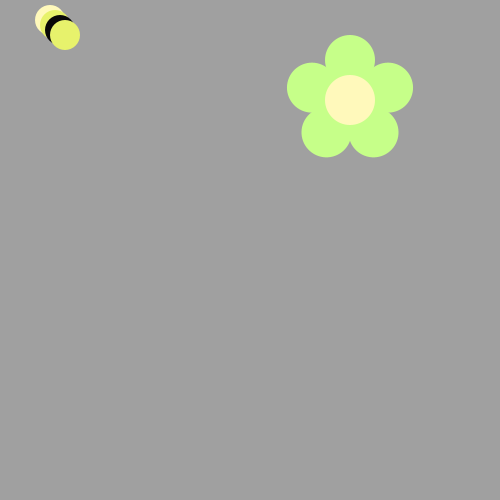
Frame 1 (no input)
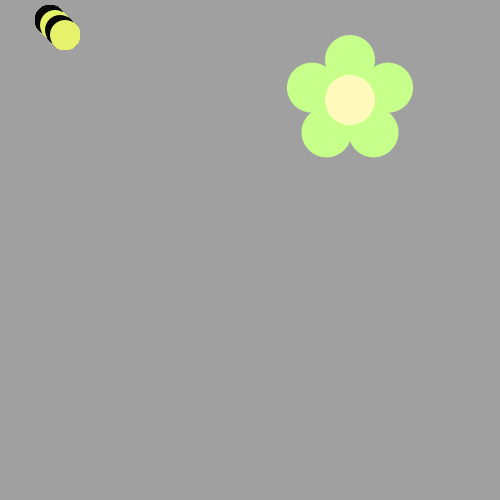
Frame 60 (the mouse pressed at the canvas centre just before this capture)
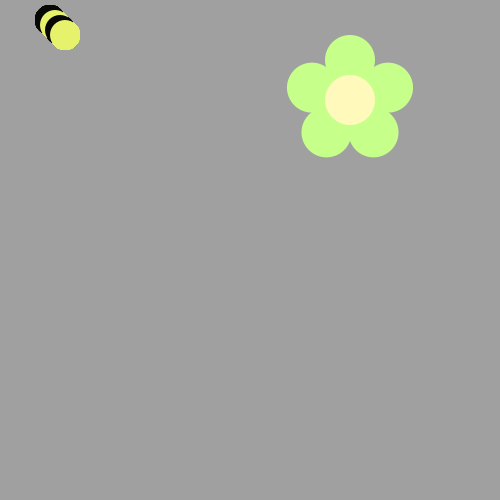
Frame 120 (the mouse held since frame 60 and released just before this capture)

The Processing sketch that drew these frames (run headless with seeded random() and noise(); from frame 60 on, the mouse is pressed at the canvas centre):

// Processing sketch: bumble_bee
// ── bumble_bee.pde

void setup() {
     ellipseMode(CENTER);
     size(500, 500);
     background(160, 160, 160);
     drawFlower(350, 100);
}

void draw() {
  
// First run the program and you should see a flower. 
int x = 50;
int y = 20;

  for(int i = 0; i < 4; i++){
    ellipse( x, y, 30, 30);
        
    x = x +5;
    y = y +5;
    if( i % 2== 0){
      fill(#E7F26C);
    }
     else{
        fill(#080807);
     }

    
  }
  
/* Then, use a loop to make a body for the Bee! 
(see the image on the recipe, it's a diagonal line of circles)
Use modulo to make the colors alternate between yellow and black
*/



/*
Now put his head on using drawBeeFace(x,y)
*/

}

/**************   Use these methods but  DON'T CHANGE THE CODE BELOW  **************/

void drawFlower(int x, int y) {
     noStroke();
     translate(x, y);
     // draw 5 petals, rotating after each one
     fill(#c6ff89);      // green
      for (int i = 0; i < 5; i++) {
           ellipse(0, -40, 50, 50);
          rotate(radians(72));
     }
     fill(#fff9bb); // light yellow
     ellipse(0, 0, 50, 50);
} 
void drawBeeFace(int BeeFaceX, int BeeFaceY) {
     noStroke();
     fill(0, 0, 0);
     stroke(1);
     strokeWeight(5);
     line(BeeFaceX-10, BeeFaceY-27, BeeFaceX-17, BeeFaceY-50);
     line(BeeFaceX+10, BeeFaceY-27, BeeFaceX+17, BeeFaceY-50);
     ellipse(BeeFaceX-17, BeeFaceY-50, 10, 10);
     ellipse(BeeFaceX+17, BeeFaceY-50, 10, 10);
     noStroke();
     fill(255, 251, 28);
     ellipse(BeeFaceX, BeeFaceY, 60, 60); // face
     fill(255, 237, 209);
     fill(0,0,0);
      ellipse(BeeFaceX-10, BeeFaceY-15, 10, 10); // eyes
     ellipse(BeeFaceX+10, BeeFaceY-15, 10, 10);
      ellipse(BeeFaceX, BeeFaceY-5, 10, 10); // nose
      ellipse(BeeFaceX, BeeFaceY+10, 20, 10);// mouth
     fill(255, 251, 28);
     ellipse(BeeFaceX, BeeFaceY+5, 20, 6);
}
